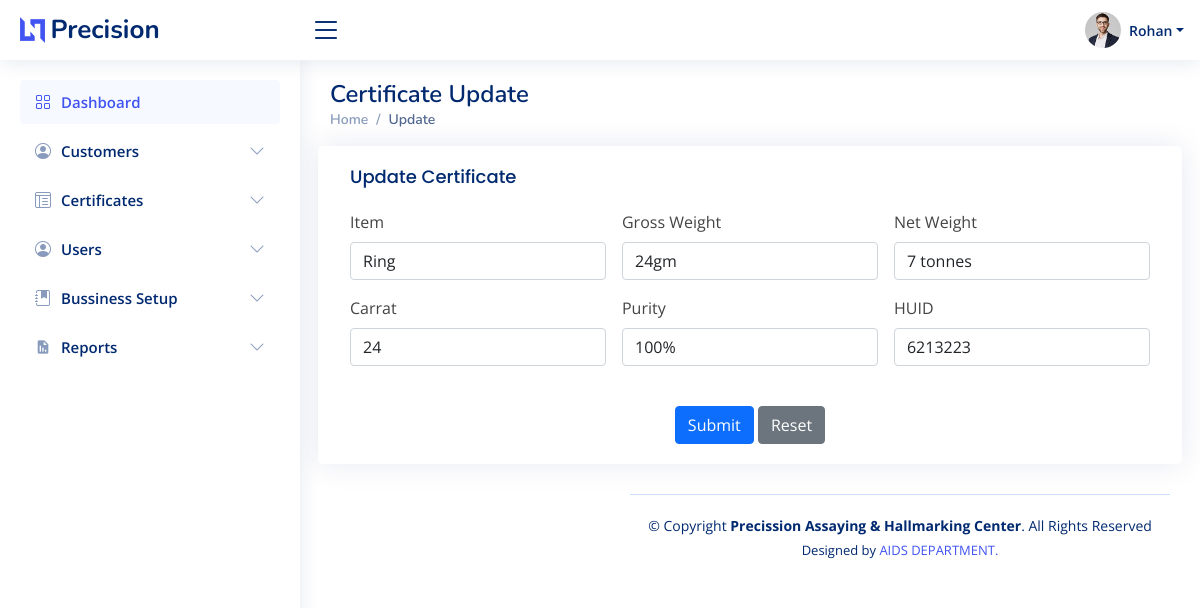
The app's page /certificate-update.php?certificate_id=86 (signed in) with its own data.
### tables this page shows
CREATE TABLE `certificates` (
  `certificate_id` int(10) NOT NULL,
  `customer_id` int(10) NOT NULL,
  `date` timestamp NOT NULL DEFAULT current_timestamp(),
  `item` varchar(100) NOT NULL,
  `gross_weight` varchar(20) NOT NULL,
  `net_weight` varchar(20) NOT NULL,
  `carrat` varchar(10) NOT NULL,
  `purity` varchar(10) NOT NULL,
  `huid` varchar(50) NOT NULL,
  `photo` varchar(50) NOT NULL,
  `isprint` int(10) NOT NULL,
  `iscancelled` int(10) NOT NULL,
  `added_by` varchar(20) NOT NULL,
  `added_on` timestamp NOT NULL DEFAULT current_timestamp(),
  `updated_by` varchar(20) NOT NULL,
  `updated_on` timestamp NOT NULL DEFAULT current_timestamp() ON UPDATE current_timestamp(),
  `cancelled_by` varchar(20) NOT NULL,
  `cancelled_on` timestamp NOT NULL DEFAULT current_timestamp(),
  `cancelled_reason` varchar(200) NOT NULL
);

CREATE TABLE `setup` (
  `id` int(11) NOT NULL,
  `bussiness_name` varchar(50) NOT NULL,
  `mobile_no` varchar(20) NOT NULL,
  `email` varchar(50) NOT NULL,
  `address` varchar(99) NOT NULL,
  `state` varchar(45) NOT NULL,
  `city` varchar(20) NOT NULL,
  `pincode` int(22) NOT NULL,
  `gst_no` varchar(22) NOT NULL,
  `bank_name` varchar(21) NOT NULL,
  `branch_name` varchar(45) NOT NULL,
  `IFSC_code` varchar(45) NOT NULL,
  `account_no` varchar(50) NOT NULL,
  `account_type` varchar(20) NOT NULL
);

### certificate-update.php (the view, shortened to what this page needs)
<?php
    include "header.php";
    $certificate_id=$_REQUEST['certificate_id'];
    $q="select * from certificates where `certificate_id`=$certificate_id";
    $res=mysqli_query($link,$q);
    $certificate=mysqli_fetch_array($res);
 ?>
<main id="main" class="main">
<div class="pagetitle">
<h1>Certificate Update</h1>
<nav>
        <ol class="breadcrumb">
          <li class="breadcrumb-item"><a href="index.html">Home</a></li>
          <li class="breadcrumb-item active">Update</li>
        </ol>
      </nav>
</div>
    <section class="section dashboard">
        <div class="row">
        <div class="card">
        <div class="card-body">
            <h5 class="card-title">Update Certificate<span>  </span></h5>
            <form class="row g-3"  action="certificate-update-save.php" method="POST">
                <div class="col-4">
                <label for="inputNanme4" class="form-label">Item</label>
                <input type="text" class="form-control" id="inputNanme4" name="item" required value="<?php echo $certificate['item']; ?>">
                </div>
                <div class="col-4">
                  <label for="inputContactNo" class="form-label">Gross Weight</label>
                  <input type="text" class="form-control" id="inputPassword4"  name="gross_weight" required value="<?php echo $certificate['gross_weight']; ?>">
                </div>
                <div class="col-4">
                  <label for="inputContactNo" class="form-label">Net Weight</label>
                  <input type="text" class="form-control" id="inputPassword4"  name="net_weight" required value="<?php echo $certificate['net_weight']; ?>">
                </div>
                <div class="col-4">
                  <label for="inputNanme4" class="form-label">Carrat</label>
                  <input type="text" class="form-control" id="inputNanme4" name="carrat" required value="<?php echo $certificate['carrat']; ?>">
                </div>
                <div class="col-4">
                  <label for="inputNanme4" class="form-label">Purity</label>
                  <input type="text" class="form-control" id="inputNanme4" name="purity" required value="<?php echo $certificate['purity']; ?>">
                </div>
                <div class="col-4">
                  <label for="inputNanme4" class="form-label">HUID</label>
                  <input type="text" class="form-control" id="inputNanme4" name="huid" required value="<?php echo $certificate['huid']; ?>">
                </div>
                <div class="text-center" >
                    <br>
                  <button type="submit" class="btn btn-primary">Submit</button>
                  <button type="reset" class="btn btn-secondary">Reset</button>
                </div>
              </form>
        </div>
        </div>
        </div>
    </section>
<?php
    include "footer.php";
 ?>

### footer.php (shortened to what this page needs)
<footer id="footer" class="footer">
    <div class="copyright">
        &copy; Copyright <strong><span><?php echo $business['bussiness_name']; ?></span></strong>. All Rights Reserved
    </div>
    <div class="credits">
        Designed by <a href="">AIDS DEPARTMENT.</a>
    </div>
</footer>
</body>
</html>

### assets/css/style.css (style rules this page uses)
:root { scroll-behavior: smooth; }
body { font-family: "Open Sans", sans-serif; background-image:url("../img/bg.jpg"); background-repeat: no-repeat; background-size: cover; color: #444444; }
a { color: #4154f1; text-decoration: none; }
h1, h2, h3, h4, h5, h6 { font-family: "Nunito", sans-serif; }
#main { margin-top: 60px; padding: 20px 30px; transition: all 0.3s; }
.pagetitle { margin-bottom: 10px; }
.pagetitle h1 { font-size: 24px; margin-bottom: 0; font-weight: 600; color: #012970; }
.card { margin-bottom: 30px; border: none; border-radius: 5px; box-shadow: 0px 0 30px rgba(1, 41, 112, 0.1); overflow: hidden; }
.card-title { padding: 20px 0 15px 0; font-size: 18px; font-weight: 500; color: #012970; font-family: "Poppins", sans-serif; }
.card-body { padding: 0 20px 20px 20px; }
.breadcrumb { font-size: 14px; font-family: "Nunito", sans-serif; color: #899bbd; font-weight: 600; }
.breadcrumb a { color: #899bbd; transition: 0.3s; }
.breadcrumb .breadcrumb-item::before { color: #899bbd; }
.breadcrumb .active { color: #51678f; font-weight: 600; }
@media (min-width: 1200px) { #main, #footer { margin-left: 300px; } }
.footer { padding: 20px 0; font-size: 14px; transition: all 0.3s; border-top: 1px solid #cddfff; }
.footer .copyright { text-align: center; color: #012970; }
.footer .credits { padding-top: 5px; text-align: center; font-size: 13px; color: #012970; }

### records on screen
certificates: item "Ring", gross_weight "24gm", net_weight "7 tonnes", carrat "24", purity "100%", huid "6213223"
setup: bussiness_name "Precission Assaying & Hallmarking Center"

### other values on screen
$name "Rohan"
